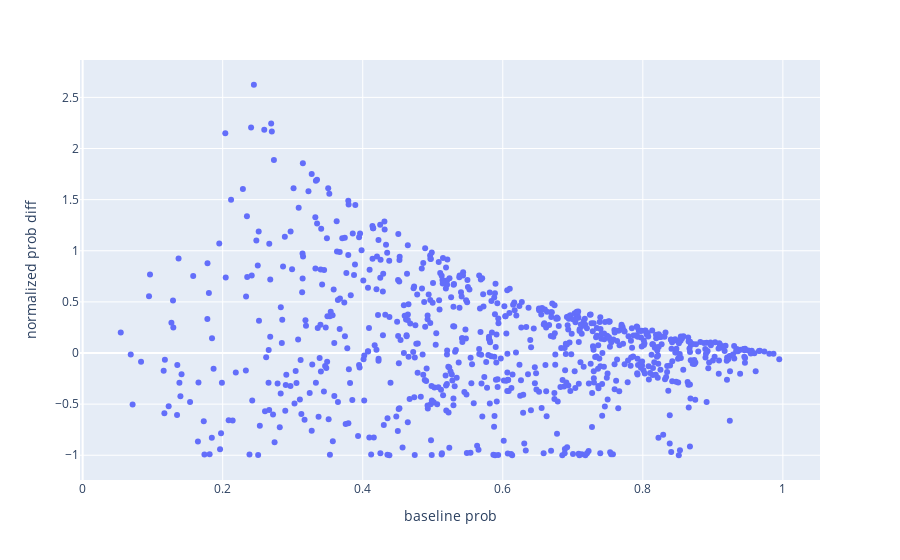

Notebook code for this chart:
### Code cell
px.scatter(merged, x="baseline prob", y="normalized prob diff").show()

### Figure 1 — Plotly figure (JSON) as saved in the notebook; plotly's stock layout.template omitted (floating-point values rounded to 4 significant figures; data arrays with more than 128 entries replaced by an {"elided": "..."} marker saying what was removed)
{"data": [{"hovertemplate": "baseline prob=%{x}<br>normalized prob diff=%{y}<extra></extra>", "legendgroup": "", "marker": {"color": "#636efa", "symbol": "circle"}, "mode": "markers", "name": "", "orientation": "v", "showlegend": false, "type": "scatter", "x": {"elided": "810 float values"}, "xaxis": "x", "y": {"elided": "810 float values"}, "yaxis": "y"}], "layout": {"legend": {"tracegroupgap": 0}, "margin": {"t": 60}, "xaxis": {"anchor": "y", "domain": [0, 1], "title": {"text": "baseline prob"}}, "yaxis": {"anchor": "x", "domain": [0, 1], "title": {"text": "normalized prob diff"}}}}
